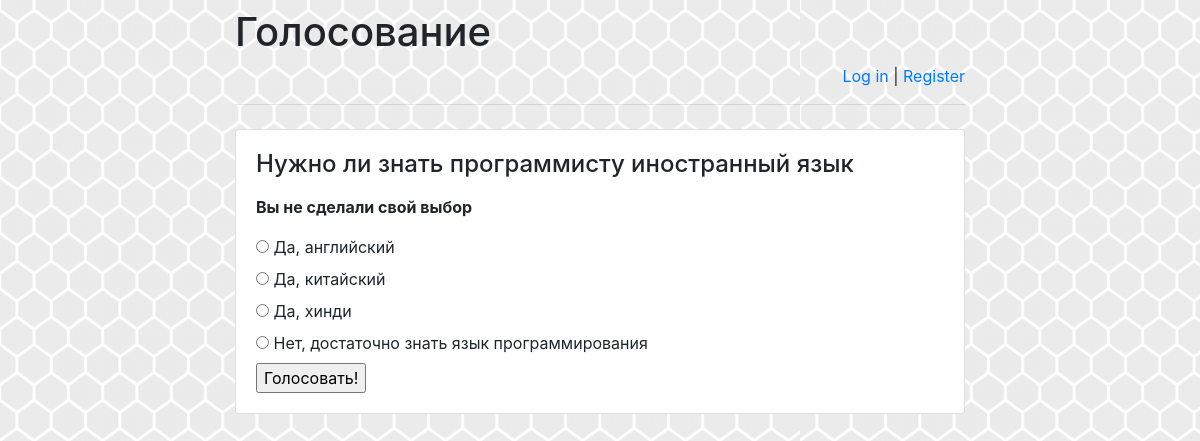
/polls/2/vote/, run on the app's committed database.
### polls/models.py (models this page shows, shortened)
class Question(models.Model):
    question_text = models.CharField(max_length=200)
    pub_date = models.DateTimeField('date published')

class Choice(models.Model):
    question = models.ForeignKey(Question, on_delete=models.CASCADE)
    choice_text = models.CharField(max_length=200)
    votes = models.IntegerField(default=0)

### polls/views.py (the view)
# urls.py: path('<int:question_id>/vote/', views.vote, name='vote'),
def vote(request, question_id):
    question = get_object_or_404(Question, pk=question_id)
    try:
        selected_choice = question.choice_set.get(pk=request.POST['choice'])
    except (KeyError, Choice.DoesNotExist):
        return render(request, 'polls/detail.html', {
            'question': question,
            'error_message': "Вы не сделали свой выбор",
        })
    else:
        selected_choice.votes += 1
        selected_choice.save()
        return HttpResponseRedirect(reverse('polls:results', args=(question.id,)))

### polls/templates/polls/detail.html (shortened to what this page needs)
<!doctype html>
<html lang="en">
<head>
    {% load static %}
    <link rel="stylesheet" href="{% static 'polls/style.css' %}">
    <link rel="stylesheet" href="https://stackpath.bootstrapcdn.com/bootstrap/4.1.3/css/bootstrap.min.css">
</head>
<body>
<div class="container">
    <div class="row justify-content-center">
        <div class="col-8">
            <h1 class="mt-2">Голосование</h1>
            {% if user.is_authenticated %}
                <p class="text-right">
                    Привет, {{ user.username }}!
                    <a href="/polls/logout">Log out</a> |
                    <a href="/polls/password-change">
                        Change password
                    </a>
                </p>
            {% else %}
                <p class="text-right">
                    <a href="/polls/login">Log in</a> |
                    <a href="/polls/register">Register</a>
                </p>
            {% endif %}
            <hr class="mt-0 mb-4">
            <div class="card">
                <div class="card-body">
                    <form action="{% url 'polls:vote' question.id %}" method="post">
                    <fieldset>
                        <legend><h4>{{ question.question_text }}</h4></legend>
                        {% if error_message %}<p><strong>{{ error_message }}</strong></p>{% endif %}
                        {% for choice in question.choice_set.all %}
                            <input type="radio" name="choice" id="choice{{ forloop.counter }}" value="{{ choice.id }}">
                            <label for="choice{{ forloop.counter }}">{{ choice.choice_text }}</label><br>
                        {% endfor %}
                    </fieldset>
                    <input type="submit" value="Голосовать!">
                    </form>
                </div>
            </div>
        </div>
    </div>
</div>
</body>
</html>

### polls/static/polls/style.css (style rules this page uses)
body { background: white url("images/background.png") repeat; }

### data on the page
Question: question_text "Нужно ли знать программисту иностранный язык"
Choice: choice_text "Да, английский"
Choice: choice_text "Да, китайский"
Choice: choice_text "Да, хинди"
Choice: choice_text "Нет, достаточно знать язык программирования"

### other printed values
{{ error_message }} "Вы не сделали свой выбор"
